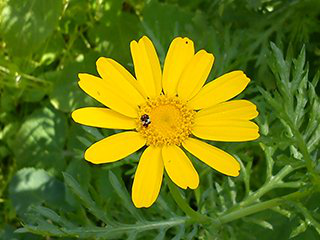
#> input picture 0_img/img4.jpg, 320 x 240 px, found by its file name
$ python 6_histogram_segmentation.py
#> lines starting #> are read from the running program, lines starting #| are printed output that depends on the picture; after the words box and inside, x2 and y2 are one past the last pixel; in counts of white or black regions, pixels touching at a corner belong together
import cv2
from matplotlib import pyplot as plt
import matplotlib.cm as cm


img = cv2.imread("C:/Users/imrk0/Desktop/CV/0_img/img4.jpg",0)
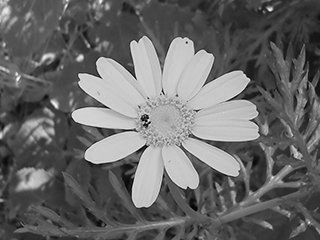
#> img: shape (240, 320); min 0, max 247, mean 104.1
original_img = cv2.imread("C:/Users/imrk0/Desktop/CV/0_img/img4.jpg",1)
#> original_img is the input picture: shape (240, 320, 3); mean B, G, R 20, 121, 104.7
original_img = cv2.cvtColor(original_img,cv2.COLOR_BGR2RGB)

plot1 = plt.figure("Histogram of Original Image")
plt.hist(img.flatten(),256,[0,256], color = 'b')
plt.xlim([0,256])
plt.xlabel('Pixel values')
plt.ylabel('No. of pixels')

t=155

x,y= img.shape[:2]
#> x = 240; y = 320
for i in range(x):
    for j in range(y):
        if(img[i,j]<t):
            img[i,j]=70
        else:
            img[i,j]=210
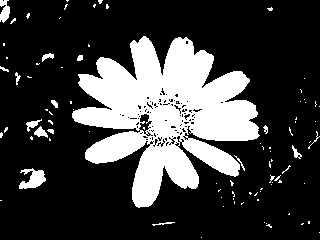
#> img: shape (240, 320); values 70 (black) and 210 (white), 24.2% white; 91 white regions (75 under 20 px), largest, box (x1, y1, x2, y2) and area: (72, 36, 260, 208) 17163, (19, 168, 46, 189) 333, (0, 0, 10, 23) 161

plot2 = plt.figure("Original Image")
plt.imshow(original_img)

plot3 = plt.figure("Segmented image : ")
plt.imshow(img,cmap=cm.gray)

plot4 = plt.figure("Histogram of Segmented Image")
plt.hist(img.flatten(),256,[0,256], color = 'b')
plt.xlim([0,256])
plt.xlabel('Pixel values')
plt.ylabel('No. of pixels')

plt.show()
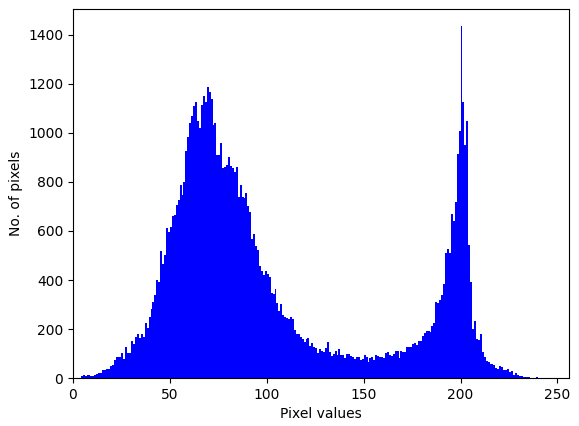
#> figure drawn by matplotlib, 1 panel; tallest bar 1434 high, from x = 200 to 201
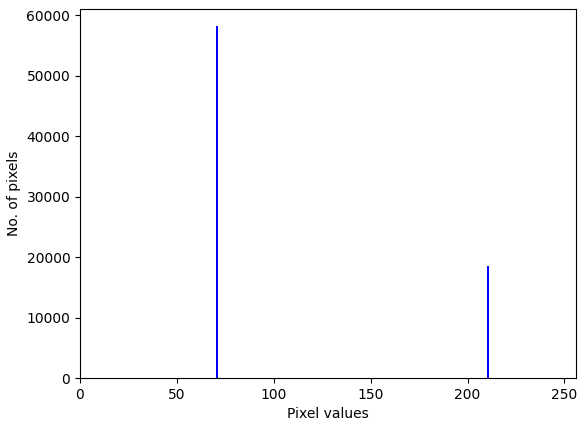
#> figure drawn by matplotlib, 1 panel; tallest bar 58184 high, from x = 70 to 71

$ run again, with 0_img/img8.jpg copied over 0_img/img4.jpg
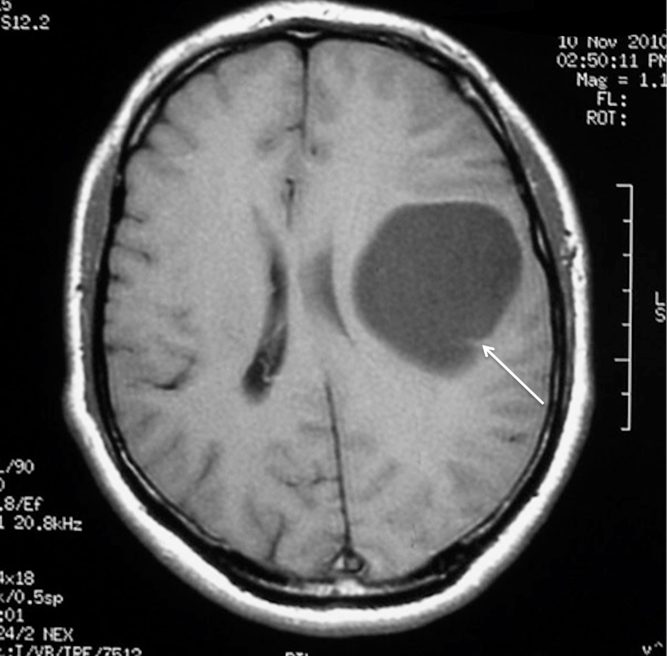
#> input picture 0_img/img8.jpg, 2000 x 1967 px, found by its file name (shown at 1/3 size)
#> original_img is the input picture: shape (1967, 2000, 3); mean B, G, R 85.5, 85.4, 85.4
#> after the loop `for i in range(x):`:
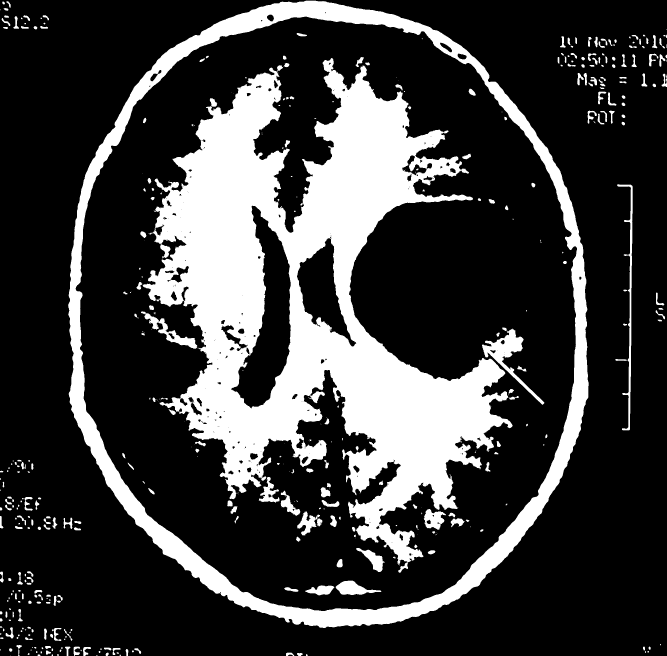
#> img: shape (1967, 2000) (shown at 1/3 size); values 70 (black) and 210 (white), 24% white; 502 white regions (195 under 20 px), largest, box (x1, y1, x2, y2) and area: (428, 174, 1538, 1696) 658425, (204, 2, 1766, 1884) 216726, (1446, 986, 1633, 1214) 8018
#> `plt.show()`:
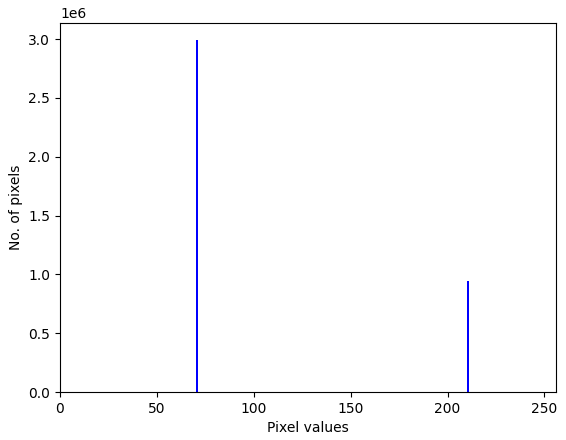
#> figure drawn by matplotlib, 1 panel; tallest bar 2990427 high, from x = 70 to 71
